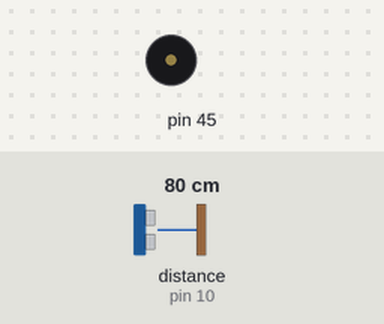
A sketch run on a simulated Arduino Uno, built with avr-gcc and run on an emulated ATmega328P. Shown: buzzer (waves = sounding). The inputs (shaded band) are chosen by the test bench; at power-on: distance to the obstacle (sensor on pin 10) 80 cm.

Above: at 1.2 s.
1.3 s: distance to the obstacle (sensor on pin 10) set to 13 cm
2.8 s: distance to the obstacle (sensor on pin 10) set to 10 cm
At 3.2 s:
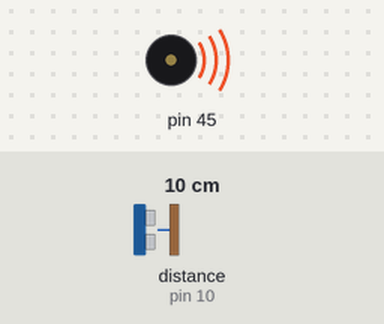
5.8 s: distance to the obstacle (sensor on pin 10) set to 18 cm
At 6.4 s:
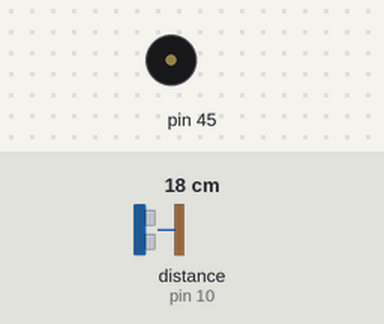
7.3 s: distance to the obstacle (sensor on pin 10) set to 2 cm
At 7.7 s:
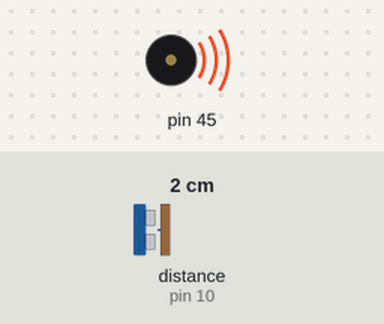
Timing chart, 0 to 10.3 s (numbered marks = the images above; inputs shaded):
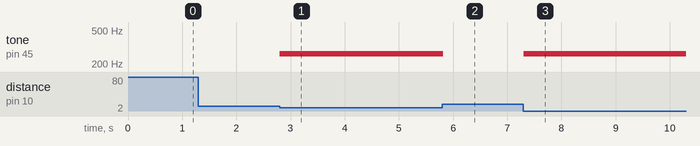

The sketch:

Ultrasonic_Sensor.ino
```cpp
#include <Arduino.h>
#include <MeAuriga.h>
int ULTRASONIC_PIN = 10;
MeBuzzer buzzer;
MeUltrasonicSensor usSensor(ULTRASONIC_PIN);
void setup() {
  Serial.begin(9600);  // for serial monitor display
  buzzer.setpin(45);   // setup up the buzzer
}
void loop() {
  if (usSensor.distanceCm() < 12) {
    buzzer.tone(262, 0.25 * 1000);
    delay(.25);
  }
}
```

Measured:
- the behaviour switches between 12 and 11 cm on distance to the obstacle (sensor on pin 10) (found by bisection; images 0 and 1)
- after the input at 1.3 s, every drawn part: stays the same
- after the input at 2.8 s, tone on pin 45: silent → 262 Hz at once
- after the input at 5.8 s, tone on pin 45: 262 Hz → silent at once
- after the input at 7.3 s, tone on pin 45: silent → 262 Hz at once
